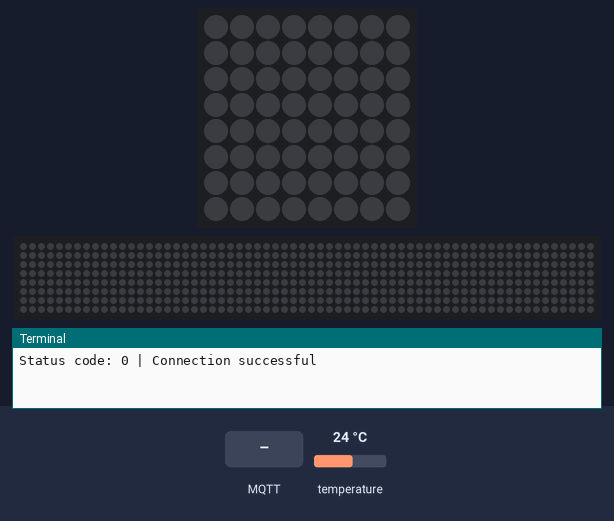
Simulated run of this program. Board: Raspberry Pi (BCM pin numbers) with a Sense HAT. Parts: the Sense HAT's 8×8 RGB LED matrix, a strip that is not on the board, showing the scrolling text unrolled, the last lines printed to the terminal. The inputs (shaded band) are chosen by the test bench; at power-on: temperature 24 °C. No MQTT or app messages arrive unless stated; the 64×8 strip is a reading aid, not a part: it shows the text the matrix is scrolling, unrolled, one strip-width of it at a time.

Above: at 1.3 s.
1.4 s: MQTT message "1" arrives on the first subscribed topic
At 1.55 s:
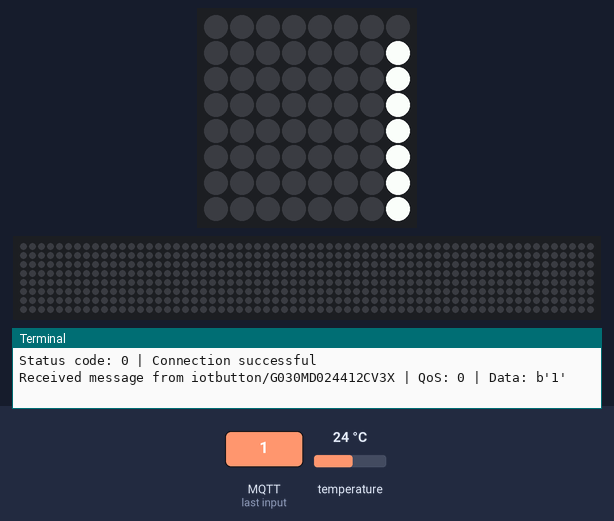
3.3 s: MQTT message "on" arrives on the first subscribed topic
At 9.4 s:
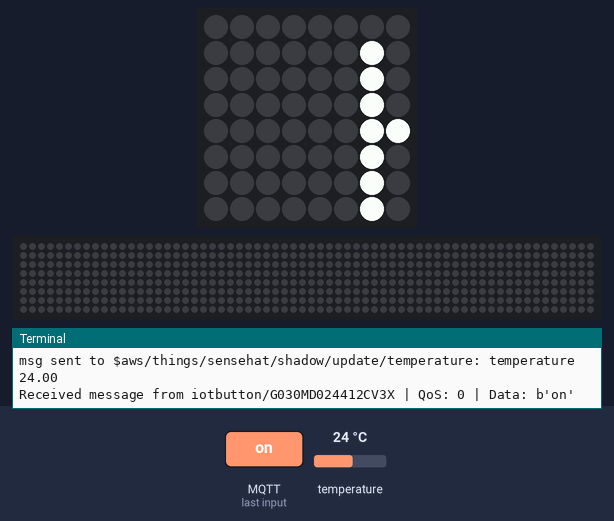
10.8 s: MQTT message "0" arrives on the first subscribed topic
At 17.56 s:
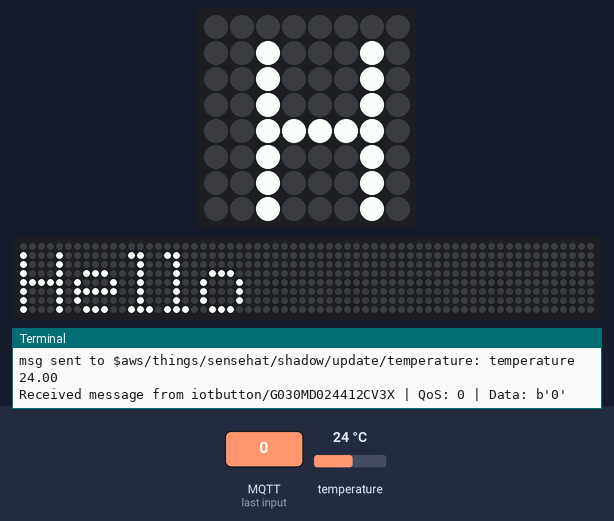

The program:

mqtt-sub.py
```python
import ssl
import paho.mqtt.client as mqtt
from time import sleep
from sense_hat import SenseHat
#from capture import take_photo, reko_detect_faces, read_image

try:
    from local_settings import ROOT_CA, CERTFILE, KEYFILE, AWS_IOT_ENDPOINT
except ImportError:
    from default_settings import ROOT_CA, CERTFILE, KEYFILE, AWS_IOT_ENDPOINT


sense = SenseHat()
sense.clear()

publish_topic = "$aws/things/sensehat/shadow/update/temperature"
subscribe_topic = "iotbutton/G030MD024412CV3X"
#  '#' in the topic is a wildcard so any topic behond that wildcard will work


def on_connect(mqttc, obj, flags, rc):
    if rc == 0:
        print("Status code: {0} | Connection successful".format(rc))
    elif rc == 1:
        print("Status code: {0} | Connection refused".format(rc))


def on_message(mqttc, obj, msg):
    print(
        "Received message from {0} | QoS: {1} | Data: {2}".format(
            msg.topic, msg.qos, msg.payload
            )
    )
    #  Take the message payload and prints it on the screem
    #  of the sensehat display
    sense.show_message('Hello Meetup!')
    sense.clear()
    # print('message payload: {}'.format(msg.payload))
    # if 'take_pic' in msg.payload:
    #     take_photo()
    #     reko_detect_faces(read_image('capture/image.jpg'))


mqttc = mqtt.Client(client_id="mqtt-test")

#callbacks
mqttc.on_connect = on_connect

mqttc.on_message = on_message

mqttc.tls_set(
    ROOT_CA,
    certfile=CERTFILE,
    keyfile=KEYFILE,
    tls_version=ssl.PROTOCOL_TLSv1_2,
    ciphers=None
)


mqttc.connect(AWS_IOT_ENDPOINT, port=8883)
mqttc.subscribe(subscribe_topic, qos=1)
mqttc.loop_start()

while 1:
    sleep(5)
    temp = "%.2f" % sense.get_temperature()
    mqttc.publish(
        publish_topic, temp, qos=1
    )
    print("msg sent to {0}: temperature {1}".format(publish_topic, temp))
```

default_settings.py
```python
ROOT_CA = "root-CA.crt",
CERTFILE = "cert.pem",
KEYFILE = "private.key"
AWS_IOT_ENDPOINT = "iot_endpoint.amazonaws.com"
REGION = "us-east-1"
```

Measured:
- after the input at 1.4 s, the LEDs: change after 0.10 s (image 1)
- after the input at 3.3 s, the LEDs: first differ from a run without the input after 6.0 s (image 2 shows a later state)
- after the input at 10.8 s, the LEDs: first differ from a run without the input after 6.2 s (image 3 shows a later state)
